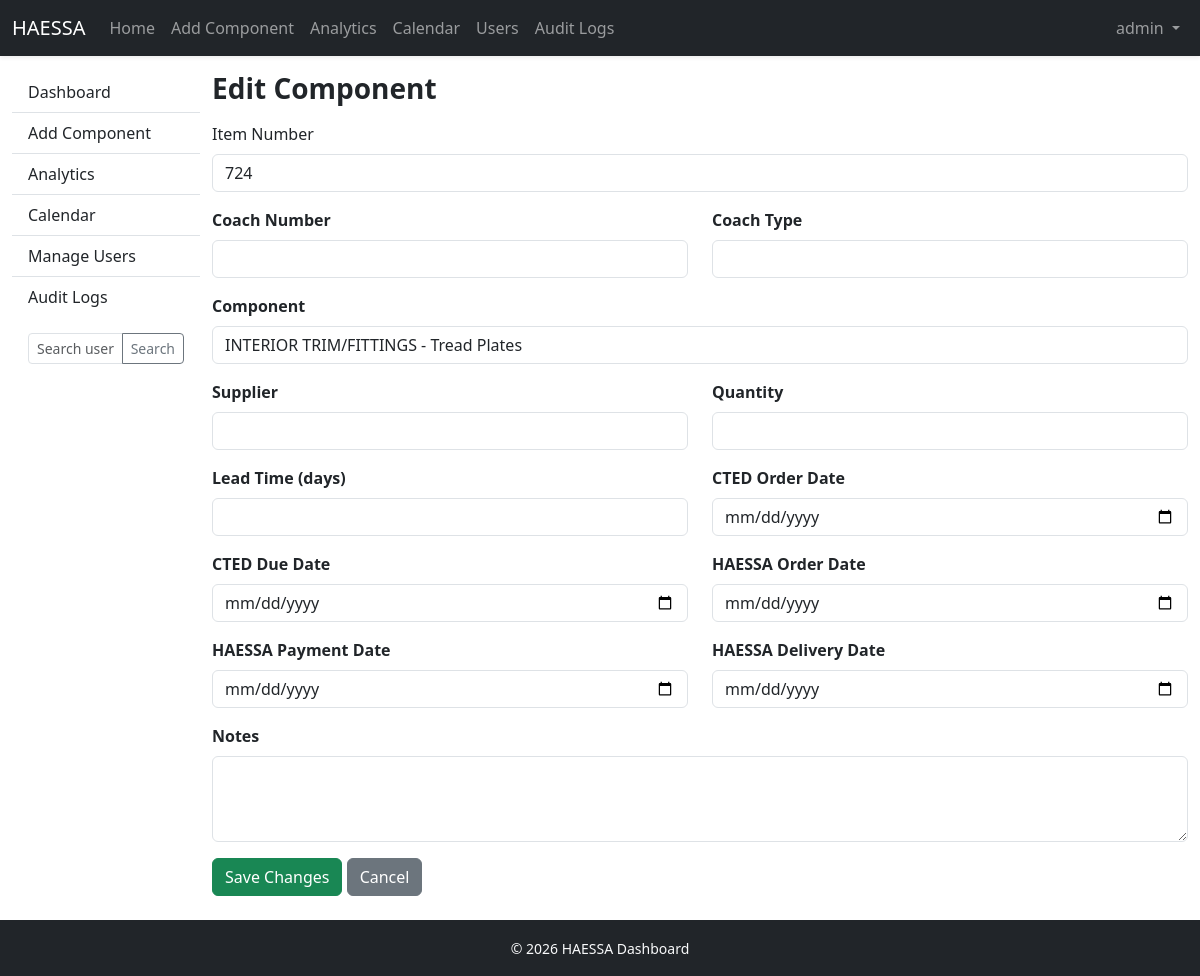
Screenshot of /edit_component/724 (signed in) with the database file from the repository.
### app.py (models this page shows, shortened)
class User(UserMixin, db.Model):
    __tablename__ = "users"
    id = db.Column(db.Integer, primary_key=True)
    username = db.Column(db.String(120), unique=True, nullable=False)
    password = db.Column(db.String(200), nullable=False)
    role = db.Column(db.String(20), default="viewer")
    updated_at = db.Column(db.DateTime)
    updated_by = db.Column(db.String(120))

class Components(db.Model):
    __tablename__ = "components"
    id = db.Column(db.Integer, primary_key=True)
    Item_no = db.Column(db.String(50), nullable=True)
    Coach_no = db.Column(db.String(50))
    Coach_Type = db.Column(db.String(100))
    Component = db.Column(db.String(200))
    Supplier = db.Column(db.String(200))
    Quantity = db.Column(db.Integer)
    Lead_time = db.Column(db.Integer)
    CTED_order_date = db.Column(db.String(50))
    CTED_due_date = db.Column(db.String(50))
    HAESSA_order_date = db.Column(db.String(50))
    HAESSA_delivery_date = db.Column(db.String(50))
    HAESSA_pay_date = db.Column(db.String(50))
    Component_status = db.Column(db.String(50))
    Notes = db.Column(db.String(300))

### app.py (the view, shortened to what this page needs)
@app.route("/edit_component/<int:id>", methods=["GET", "POST"])
@login_required
@role_required("admin", "editor")
def edit_component(id):
    component = Components.query.get_or_404(id)
    return render_template("edit_component.html", component=component)

### app.py (called while the page is built)
@app.context_processor
def inject_current_year():
    return dict(current_year=datetime.utcnow().year)

@login_manager.user_loader
def load_user(uid):
    try:
        return User.query.get(int(uid))
    except:
        return None

def role_required(*roles):
    def wrapper(fn):
        @wraps(fn)
        def decorated(*a, **kw):
            if not current_user.is_authenticated:
                return redirect(url_for("login"))
            if current_user.role not in roles:
                flash("No permission for this page.", "danger")
                return redirect(url_for("home"))
            return fn(*a, **kw)
        return decorated
    return wrapper

@app.context_processor
def add_globals():
    return {"datetime": datetime}

### templates/edit_component.html (shortened to what this page needs)
{% extends "base.html" %}
{% block content %}
<h3 class="fw-bold mb-3">Edit Component</h3>
<form method="POST">
    <div class="row">
       <div class="mb-3">
            <label class="form-label">Item Number</label>
            <input type="text" name="Item_no" class="form-control" value="{{ component.Item_no }}" required>
       </div>
        <div class="col-md-6 mb-3">
            <label class="form-label fw-bold">Coach Number</label>
            <input type="text" class="form-control"
                   name="Coach_no"
                   value="{{ component.Coach_no }}"
                   data-old="{{ component.Coach_no }}">
        </div>
        <div class="col-md-6 mb-3">
            <label class="form-label fw-bold">Coach Type</label>
            <input type="text" class="form-control"
                   name="Section"
                   value="{{ component.Section }}"
                   data-old="{{ component.Section }}">
        </div>
        <div class="col-md-12 mb-3">
            <label class="form-label fw-bold">Component</label>
            <input type="text" class="form-control"
                   name="Component"
                   value="{{ component.Component }}"
                   data-old="{{ component.Component }}">
        </div>
        <div class="col-md-6 mb-3">
            <label class="form-label fw-bold">Supplier</label>
            <input type="text" class="form-control"
                   name="Supplier"
                   value="{{ component.Supplier }}"
                   data-old="{{ component.Supplier }}">
        </div>
        <div class="col-md-6 mb-3">
            <label class="form-label fw-bold">Quantity</label>
            <input type="number" class="form-control"
                   name="Quantity"
                   value="{{ component.Quantity }}"
                   data-old="{{ component.Quantity }}">
        </div>
        <div class="col-md-6 mb-3">
            <label class="form-label fw-bold">Lead Time (days)</label>
            <input type="number" class="form-control"
                   name="Lead_time"
                   value="{{ component.Lead_time }}"
                   data-old="{{ component.Lead_time }}">
        </div>
        <div class="col-md-6 mb-3">
            <label class="form-label fw-bold">CTED Order Date</label>
            <input type="date" class="form-control"
                   name="CTED_order_date"
                   value="{{ component.CTED_order_date }}"
                   data-old="{{ component.CTED_order_date }}">
        </div>
        <div class="col-md-6 mb-3">
            <label class="form-label fw-bold">CTED Due Date</label>
            <input type="date" class="form-control"
                   name="CTED_due_date"
                   value="{{ component.CTED_due_date }}"
                   data-old="{{ component.CTED_due_date }}">
        </div>
        <div class="col-md-6 mb-3">
            <label class="form-label fw-bold">HAESSA Order Date</label>
            <input type="date" class="form-control"
                   name="HAESSA_order_date"
                   value="{{ component.HAESSA_order_date }}"
                   data-old="{{ component.HAESSA_order_date }}">
        </div>
        <div class="col-md-6 mb-3">
            <label class="form-label fw-bold">HAESSA Payment Date</label>
            <input type="date" class="form-control"
                   name="HAESSA_pay_date"
                   value="{{ component.HAESSA_pay_date }}"
                   data-old="{{ component.HAESSA_pay_date }}">
        </div>
        <div class="col-md-6 mb-3">
            <label class="form-label fw-bold">HAESSA Delivery Date</label>
            <input type="date" class="form-control"
                   name="HAESSA_delivery_date"
                   value="{{ component.HAESSA_delivery_date }}"
                   data-old="{{ component.HAESSA_delivery_date }}">
        </div>
        <div class="col-md-12 mb-3">
            <label class="form-label fw-bold">Notes</label>
            <textarea class="form-control" name="Notes"
                      rows="3"
                      data-old="{{ component.Notes }}">{{ component.Notes }}</textarea>
        </div>
    </div>
    <button class="btn btn-success">Save Changes</button>
    <a href="{{ url_for('home') }}" class="btn btn-secondary">Cancel</a>
</form>
{% endblock %}

### templates/base.html (shortened to what this page needs)
<!doctype html>
<html lang="en">
<head>
  <link href="https://cdn.jsdelivr.net/npm/bootstrap@5.3.3/dist/css/bootstrap.min.css" rel="stylesheet">
  <link href="/static/css/styles.css" rel="stylesheet">
</head>
<body>
<nav class="navbar navbar-expand-lg navbar-dark bg-dark shadow-sm">
  <div class="container-fluid">
    <a class="navbar-brand d-flex align-items-center" href="{{ url_for('home') }}">
      <span class="brand-mark">HAESSA</span>
    </a>
    <div class="collapse navbar-collapse" id="navMenu">
      <ul class="navbar-nav me-auto mb-2 mb-lg-0">
        <li class="nav-item">
          <a class="nav-link {% if request.endpoint=='home' %}active{% endif %}"
             href="{{ url_for('home') }}">Home</a>
        </li>
        {% if current_user.is_authenticated and current_user.role in ["admin", "editor"] %}
        <li class="nav-item">
            <a class="nav-link" href="{{ url_for('add_component') }}">Add Component</a>
        </li>
        {% endif %}
        <li class="nav-item">
          <a class="nav-link {% if request.endpoint=='analytics' %}active{% endif %}"
             href="{{ url_for('analytics') }}">Analytics</a>
        </li>
        <li class="nav-item">
          <a class="nav-link {% if request.endpoint=='calendar_view' %}active{% endif %}"
             href="{{ url_for('calendar_view') }}">Calendar</a>
        </li>
        {% if current_user.is_authenticated and current_user.role == 'admin' %}
          <li class="nav-item">
            <a class="nav-link {% if request.endpoint=='manage_users' %}active{% endif %}"
               href="{{ url_for('manage_users') }}">Users</a>
          </li>
          <li class="nav-item">
            <a class="nav-link {% if request.endpoint=='audit_logs' %}active{% endif %}"
               href="{{ url_for('audit_logs') }}">Audit Logs</a>
          </li>
        {% endif %}
      </ul>
      <ul class="navbar-nav ms-auto">
        {% if current_user.is_authenticated %}
          <li class="nav-item dropdown">
            <a class="nav-link dropdown-toggle" href="#" role="button" data-bs-toggle="dropdown">
              {{ current_user.username }}
            </a>
          </li>
        {% else %}
          <li class="nav-item"><a class="nav-link" href="{{ url_for('login') }}">Login</a></li>
        {% endif %}
      </ul>
    </div>
  </div>
</nav>
<div class="container-fluid mt-3">
  <div class="row">
    <aside class="col-lg-2 d-none d-lg-block sidebar pe-0">
      <div class="list-group list-group-flush">
        <a href="{{ url_for('home') }}"
           class="list-group-item list-group-item-action {% if request.endpoint=='home' %}active{% endif %}">
          Dashboard
        </a>
        <a href="{{ url_for('add_component') }}"
           class="list-group-item list-group-item-action {% if request.endpoint=='add_component' %}active{% endif %}">
          Add Component
        </a>
        <a href="{{ url_for('analytics') }}"
           class="list-group-item list-group-item-action {% if request.endpoint=='analytics' %}active{% endif %}">
          Analytics
        </a>
        <a href="{{ url_for('calendar_view') }}"
           class="list-group-item list-group-item-action {% if request.endpoint=='calendar_view' %}active{% endif %}">
          Calendar
        </a>
        {% if current_user.is_authenticated and current_user.role == 'admin' %}
          <a href="{{ url_for('manage_users') }}"
             class="list-group-item list-group-item-action {% if request.endpoint=='manage_users' %}active{% endif %}">
            Manage Users
          </a>
          <a href="{{ url_for('audit_logs') }}"
             class="list-group-item list-group-item-action {% if request.endpoint=='audit_logs' %}active{% endif %}">
            Audit Logs
          </a>
        {% endif %}
      </div>
      {% if current_user.is_authenticated and current_user.role == 'admin' %}
      <div class="p-3">
        <form id="sidebar-search" method="get" action="{{ url_for('manage_users') }}">
          <div class="input-group input-group-sm">
            <input name="q" class="form-control" placeholder="Search users..."
                   value="{{ request.args.get('q','') }}">
            <button class="btn btn-outline-secondary" type="submit">Search</button>
          </div>
        </form>
      </div>
      {% endif %}
    </aside>
    <main class="col-lg-10 col-12">
      {% block content %}{% endblock %}
    </main>
  </div>
</div>
<footer class="mt-4 py-3 bg-dark text-light text-center">
  <small>&copy; {{ datetime.utcnow().year }} HAESSA Dashboard</small>
</footer>
</body>
</html>

### rows the page displays
User: username "admin"
Components: Item_no "724", Component "INTERIOR TRIM/FITTINGS - Tread Plates"
